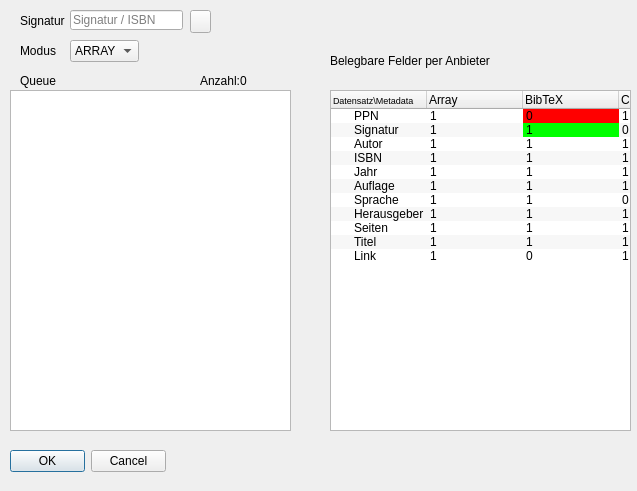
<?xml version="1.0" encoding="UTF-8"?>
<ui version="4.0">
 <class>Dialog</class>
 <widget class="QDialog" name="Dialog">
  <property name="geometry">
   <rect>
    <x>0</x>
    <y>0</y>
    <width>637</width>
    <height>491</height>
   </rect>
  </property>
  <property name="windowTitle">
   <string>Dialog</string>
  </property>
  <widget class="QLabel" name="label">
   <property name="geometry">
    <rect>
     <x>20</x>
     <y>10</y>
     <width>47</width>
     <height>21</height>
    </rect>
   </property>
   <property name="text">
    <string>Signatur</string>
   </property>
  </widget>
  <widget class="QLabel" name="label_2">
   <property name="geometry">
    <rect>
     <x>20</x>
     <y>40</y>
     <width>47</width>
     <height>21</height>
    </rect>
   </property>
   <property name="text">
    <string>Modus</string>
   </property>
  </widget>
  <widget class="QComboBox" name="comboBox">
   <property name="geometry">
    <rect>
     <x>70</x>
     <y>40</y>
     <width>69</width>
     <height>22</height>
    </rect>
   </property>
   <item>
    <property name="text">
     <string>ARRAY</string>
    </property>
   </item>
   <item>
    <property name="text">
     <string>BibTeX</string>
    </property>
   </item>
   <item>
    <property name="text">
     <string>COinS</string>
    </property>
   </item>
   <item>
    <property name="text">
     <string>RIS</string>
    </property>
   </item>
  </widget>
  <widget class="QLineEdit" name="lineEdit">
   <property name="geometry">
    <rect>
     <x>70</x>
     <y>10</y>
     <width>113</width>
     <height>20</height>
    </rect>
   </property>
   <property name="placeholderText">
    <string>Signatur / ISBN</string>
   </property>
  </widget>
  <widget class="QLabel" name="label_3">
   <property name="geometry">
    <rect>
     <x>20</x>
     <y>70</y>
     <width>47</width>
     <height>21</height>
    </rect>
   </property>
   <property name="text">
    <string>Queue</string>
   </property>
  </widget>
  <widget class="QWidget" name="widget" native="true">
   <property name="geometry">
    <rect>
     <x>330</x>
     <y>90</y>
     <width>301</width>
     <height>341</height>
    </rect>
   </property>
   <widget class="QTreeWidget" name="treeWidget">
    <property name="enabled">
     <bool>true</bool>
    </property>
    <property name="geometry">
     <rect>
      <x>0</x>
      <y>0</y>
      <width>301</width>
      <height>341</height>
     </rect>
    </property>
    <property name="focusPolicy">
     <enum>Qt::NoFocus</enum>
    </property>
    <property name="autoFillBackground">
     <bool>false</bool>
    </property>
    <property name="lineWidth">
     <number>0</number>
    </property>
    <property name="midLineWidth">
     <number>0</number>
    </property>
    <property name="verticalScrollBarPolicy">
     <enum>Qt::ScrollBarAlwaysOff</enum>
    </property>
    <property name="horizontalScrollBarPolicy">
     <enum>Qt::ScrollBarAlwaysOff</enum>
    </property>
    <property name="sizeAdjustPolicy">
     <enum>QAbstractScrollArea::AdjustToContents</enum>
    </property>
    <property name="editTriggers">
     <set>QAbstractItemView::NoEditTriggers</set>
    </property>
    <property name="alternatingRowColors">
     <bool>true</bool>
    </property>
    <property name="selectionMode">
     <enum>QAbstractItemView::NoSelection</enum>
    </property>
    <property name="textElideMode">
     <enum>Qt::ElideMiddle</enum>
    </property>
    <property name="uniformRowHeights">
     <bool>true</bool>
    </property>
    <property name="itemsExpandable">
     <bool>false</bool>
    </property>
    <property name="expandsOnDoubleClick">
     <bool>false</bool>
    </property>
    <attribute name="headerCascadingSectionResizes">
     <bool>false</bool>
    </attribute>
    <attribute name="headerDefaultSectionSize">
     <number>96</number>
    </attribute>
    <attribute name="headerHighlightSections">
     <bool>false</bool>
    </attribute>
    <attribute name="headerMinimumSectionSize">
     <number>20</number>
    </attribute>
    <attribute name="headerStretchLastSection">
     <bool>false</bool>
    </attribute>
    <column>
     <property name="text">
      <string>Datensatz\Metadata</string>
     </property>
     <property name="font">
      <font>
       <pointsize>7</pointsize>
      </font>
     </property>
    </column>
    <column>
     <property name="text">
      <string>Array</string>
     </property>
    </column>
    <column>
     <property name="text">
      <string>BibTeX</string>
     </property>
    </column>
    <column>
     <property name="text">
      <string>COinS</string>
     </property>
    </column>
    <column>
     <property name="text">
      <string>RIS</string>
     </property>
    </column>
    <item>
     <property name="text">
      <string>PPN</string>
     </property>
     <property name="text">
      <string>1</string>
     </property>
     <property name="text">
      <string>0</string>
     </property>
     <property name="background">
      <brush brushstyle="SolidPattern">
       <color alpha="255">
        <red>255</red>
        <green>0</green>
        <blue>0</blue>
       </color>
      </brush>
     </property>
     <property name="text">
      <string>1</string>
     </property>
     <property name="text">
      <string>1</string>
     </property>
    </item>
    <item>
     <property name="text">
      <string>Signatur</string>
     </property>
     <property name="text">
      <string>1</string>
     </property>
     <property name="text">
      <string>1</string>
     </property>
     <property name="background">
      <brush brushstyle="SolidPattern">
       <color alpha="255">
        <red>0</red>
        <green>255</green>
        <blue>0</blue>
       </color>
      </brush>
     </property>
     <property name="text">
      <string>0</string>
     </property>
     <property name="text">
      <string>1</string>
     </property>
    </item>
    <item>
     <property name="text">
      <string>Autor</string>
     </property>
     <property name="text">
      <string>1</string>
     </property>
     <property name="text">
      <string>1</string>
     </property>
     <property name="text">
      <string>1</string>
     </property>
     <property name="text">
      <string>1</string>
     </property>
    </item>
    <item>
     <property name="text">
      <string>ISBN</string>
     </property>
     <property name="text">
      <string>1</string>
     </property>
     <property name="text">
      <string>1</string>
     </property>
     <property name="text">
      <string>1</string>
     </property>
     <property name="text">
      <string>1</string>
     </property>
    </item>
    <item>
     <property name="text">
      <string>Jahr</string>
     </property>
     <property name="text">
      <string>1</string>
     </property>
     <property name="text">
      <string>1</string>
     </property>
     <property name="text">
      <string>1</string>
     </property>
     <property name="text">
      <string>1</string>
     </property>
    </item>
    <item>
     <property name="text">
      <string>Auflage</string>
     </property>
     <property name="text">
      <string>1</string>
     </property>
     <property name="text">
      <string>1</string>
     </property>
     <property name="text">
      <string>1</string>
     </property>
     <property name="text">
      <string>1</string>
     </property>
    </item>
    <item>
     <property name="text">
      <string>Sprache</string>
     </property>
     <property name="text">
      <string>1</string>
     </property>
     <property name="text">
      <string>1</string>
     </property>
     <property name="text">
      <string>0</string>
     </property>
     <property name="text">
      <string>1</string>
     </property>
    </item>
    <item>
     <property name="text">
      <string>Herausgeber</string>
     </property>
     <property name="text">
      <string>1</string>
     </property>
     <property name="text">
      <string>1</string>
     </property>
     <property name="text">
      <string>1</string>
     </property>
     <property name="text">
      <string>1</string>
     </property>
    </item>
    <item>
     <property name="text">
      <string>Seiten</string>
     </property>
     <property name="text">
      <string>1</string>
     </property>
     <property name="text">
      <string>1</string>
     </property>
     <property name="text">
      <string>1</string>
     </property>
     <property name="text">
      <string>1</string>
     </property>
    </item>
    <item>
     <property name="text">
      <string>Titel</string>
     </property>
     <property name="text">
      <string>1</string>
     </property>
     <property name="text">
      <string>1</string>
     </property>
     <property name="text">
      <string>1</string>
     </property>
     <property name="text">
      <string>1</string>
     </property>
    </item>
    <item>
     <property name="text">
      <string>Link</string>
     </property>
     <property name="text">
      <string>1</string>
     </property>
     <property name="text">
      <string>0</string>
     </property>
     <property name="text">
      <string>1</string>
     </property>
     <property name="text">
      <string>1</string>
     </property>
    </item>
   </widget>
  </widget>
  <widget class="QListWidget" name="listWidget">
   <property name="geometry">
    <rect>
     <x>10</x>
     <y>90</y>
     <width>281</width>
     <height>341</height>
    </rect>
   </property>
   <property name="contextMenuPolicy">
    <enum>Qt::CustomContextMenu</enum>
   </property>
  </widget>
  <widget class="QLabel" name="label_4">
   <property name="geometry">
    <rect>
     <x>330</x>
     <y>50</y>
     <width>181</width>
     <height>21</height>
    </rect>
   </property>
   <property name="text">
    <string>Belegbare Felder per Anbieter</string>
   </property>
  </widget>
  <widget class="QLabel" name="label_5">
   <property name="geometry">
    <rect>
     <x>200</x>
     <y>70</y>
     <width>41</width>
     <height>21</height>
    </rect>
   </property>
   <property name="text">
    <string>Anzahl:</string>
   </property>
  </widget>
  <widget class="QLabel" name="list_amount">
   <property name="geometry">
    <rect>
     <x>240</x>
     <y>70</y>
     <width>47</width>
     <height>21</height>
    </rect>
   </property>
   <property name="text">
    <string>0</string>
   </property>
  </widget>
  <widget class="QDialogButtonBox" name="buttonBox">
   <property name="geometry">
    <rect>
     <x>10</x>
     <y>450</y>
     <width>156</width>
     <height>23</height>
    </rect>
   </property>
   <property name="focusPolicy">
    <enum>Qt::NoFocus</enum>
   </property>
   <property name="standardButtons">
    <set>QDialogButtonBox::Cancel|QDialogButtonBox::Ok</set>
   </property>
   <property name="centerButtons">
    <bool>false</bool>
   </property>
  </widget>
  <widget class="QPushButton" name="l_add">
   <property name="geometry">
    <rect>
     <x>190</x>
     <y>10</y>
     <width>21</width>
     <height>23</height>
    </rect>
   </property>
   <property name="focusPolicy">
    <enum>Qt::ClickFocus</enum>
   </property>
   <property name="toolTip">
    <string>Clicken oder Shift Enter drücken um den Eintrag hinzuzufügen</string>
   </property>
   <property name="text">
    <string/>
   </property>
   <property name="icon">
    <iconset resource="../resources.qrc">
     <normaloff>:/information/icons/information.png</normaloff>:/information/icons/information.png</iconset>
   </property>
   <property name="shortcut">
    <string>Shift+Return</string>
   </property>
   <property name="autoDefault">
    <bool>false</bool>
   </property>
  </widget>
 </widget>
 <tabstops>
  <tabstop>lineEdit</tabstop>
  <tabstop>comboBox</tabstop>
  <tabstop>listWidget</tabstop>
  <tabstop>treeWidget</tabstop>
 </tabstops>
 <resources>
  <include location="../resources.qrc"/>
 </resources>
 <connections>
  <connection>
   <sender>buttonBox</sender>
   <signal>accepted()</signal>
   <receiver>Dialog</receiver>
   <slot>accept()</slot>
   <hints>
    <hint type="sourcelabel">
     <x>87</x>
     <y>461</y>
    </hint>
    <hint type="destinationlabel">
     <x>318</x>
     <y>245</y>
    </hint>
   </hints>
  </connection>
  <connection>
   <sender>buttonBox</sender>
   <signal>rejected()</signal>
   <receiver>Dialog</receiver>
   <slot>reject()</slot>
   <hints>
    <hint type="sourcelabel">
     <x>87</x>
     <y>461</y>
    </hint>
    <hint type="destinationlabel">
     <x>318</x>
     <y>245</y>
    </hint>
   </hints>
  </connection>
 </connections>
</ui>
